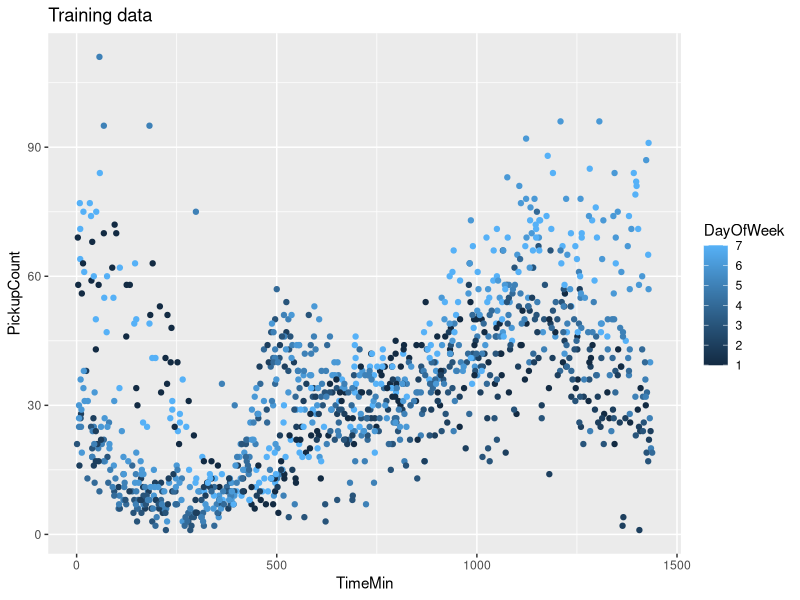
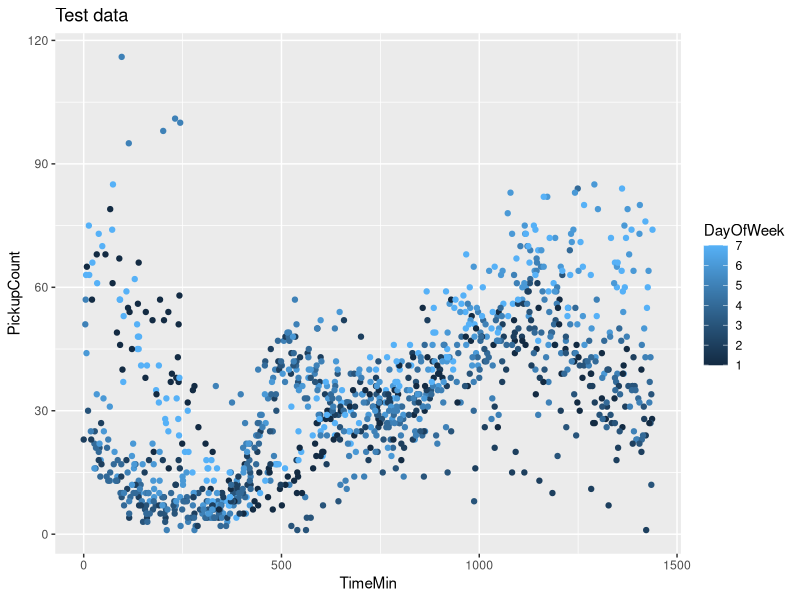
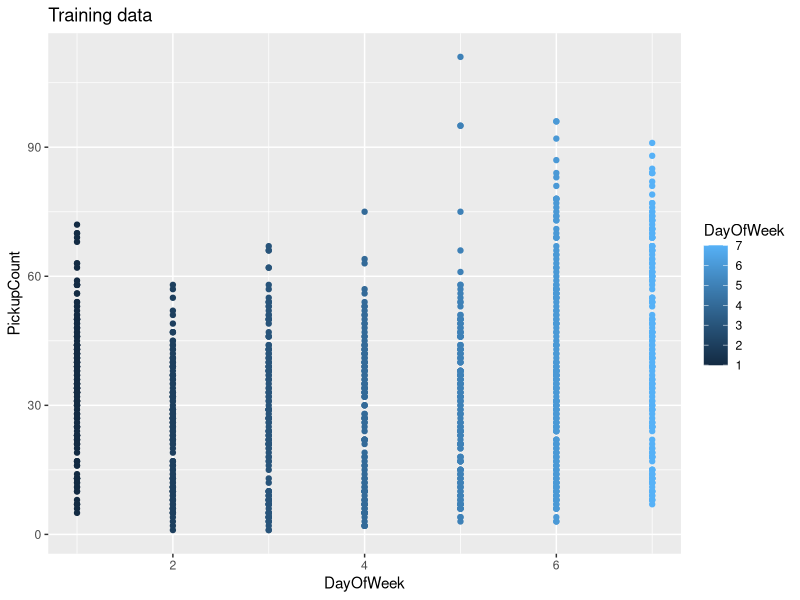
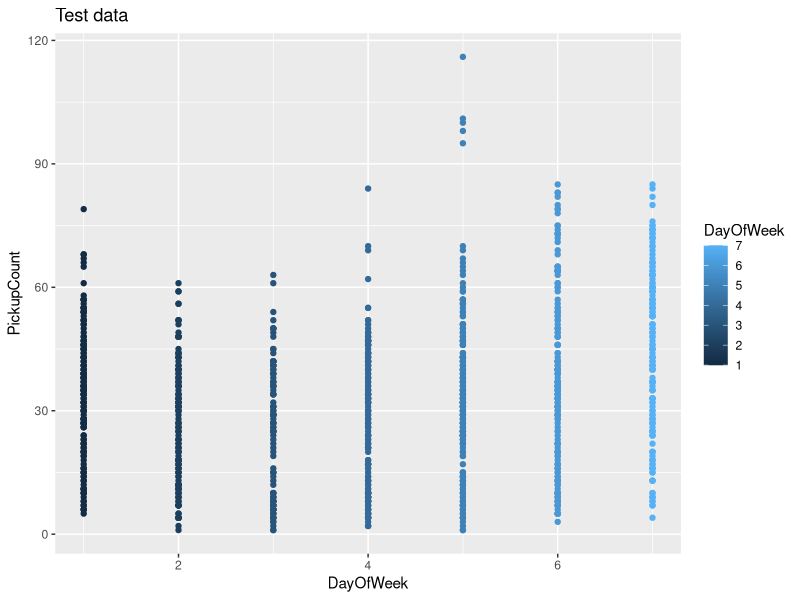
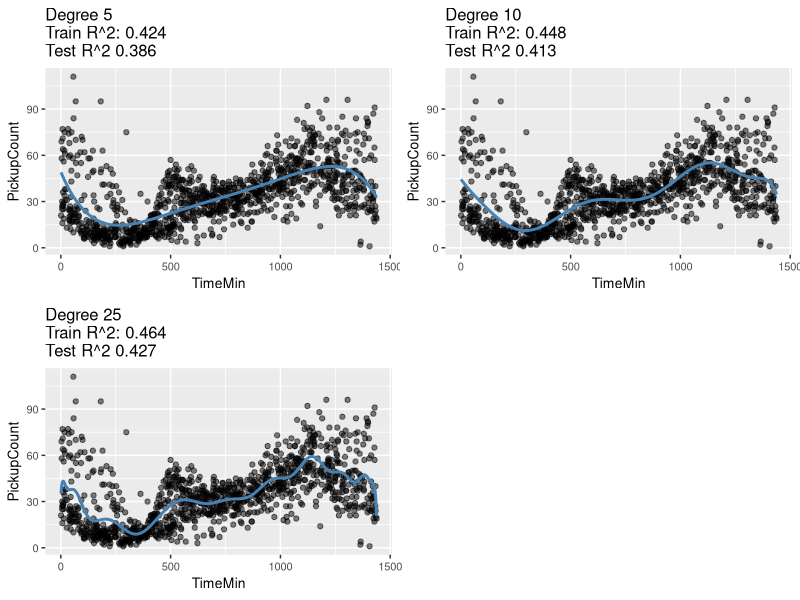
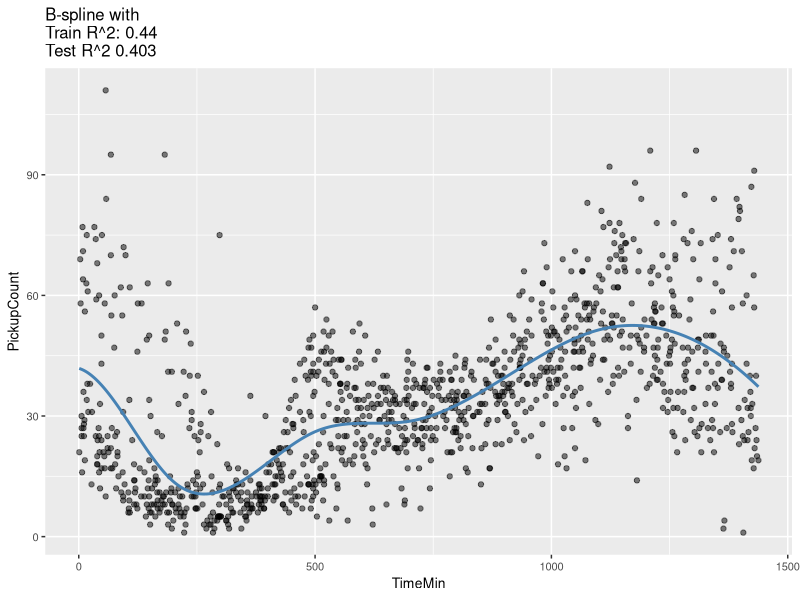
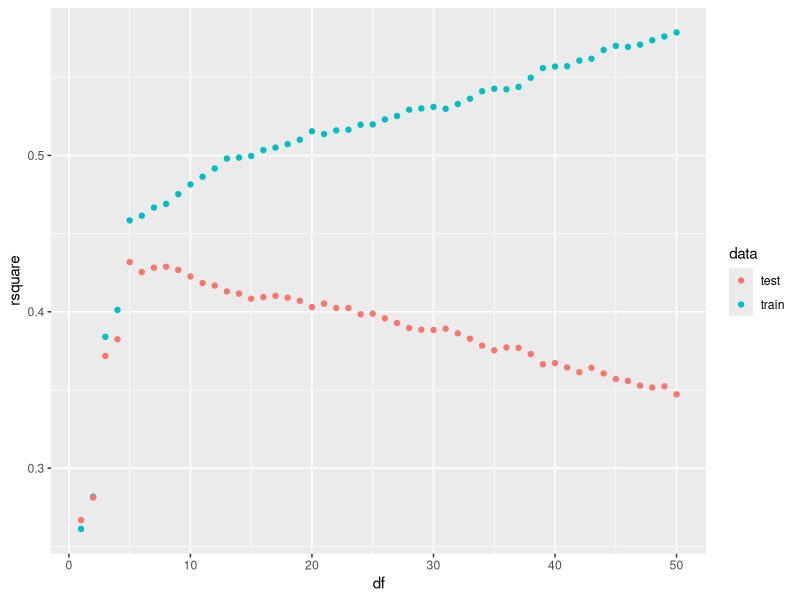
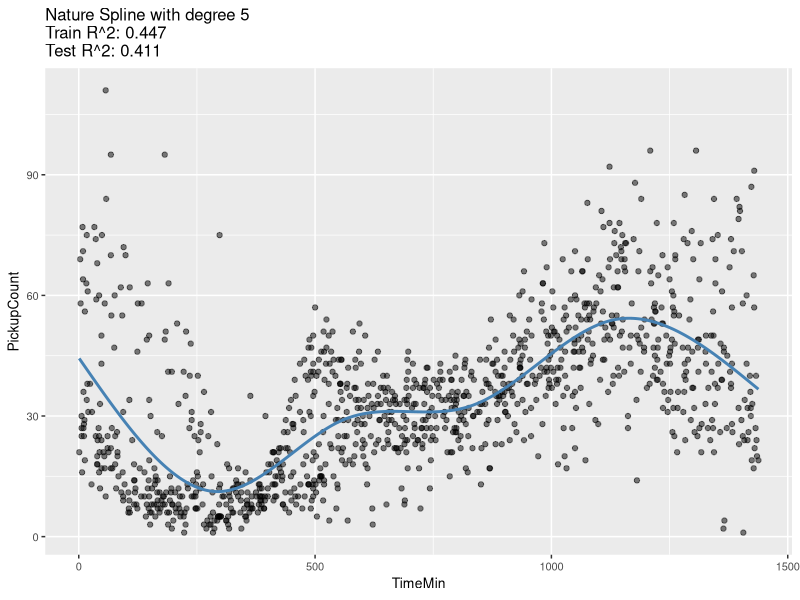

Reproduce these figures in R, in order.
## ---- chunk 1
# Import data
train <- read.csv("./CS109b-hw1-datasets/dataset_1_train.txt", sep = ",")
test <- read.csv("./CS109b-hw1-datasets/dataset_1_test.txt", sep = ",")

# Check structure of data
str(train)
str(test)

# Check for any  missing values 
sum(is.na(train))
sum(is.na(test))
## ---- chunk 2
library(ggplot2)

ggplot(train, mapping = aes(x = TimeMin, y = PickupCount)) +
  geom_point(aes(color = DayOfWeek))+
  ggtitle('Training data')

ggplot(test, mapping = aes(x = TimeMin, y = PickupCount)) +
  geom_point(aes(color = DayOfWeek)) +
  ggtitle('Test data')

ggplot(train, aes(x = DayOfWeek, y = PickupCount)) +
geom_point(aes(color=DayOfWeek))+
  ggtitle('Training data')

ggplot(test, aes(x = DayOfWeek, y = PickupCount)) +
geom_point(aes(color=DayOfWeek))+
  ggtitle('Test data')
## ---- chunk 3
### Function to compute R^2 for observed and predicted responses
rsq = function(y, predict) { 
  tss = sum((y - mean(y))^2, na.rm = TRUE) 
  rss = sum((y-predict)^2, na.rm = TRUE) 
  r_squared = 1 - rss/tss
  # return(r_squared) 
  return(round(r_squared, 3))
}
## ---- chunk 4
train_poly <- train
test_poly <- test

# Function that trains a polynomila model based on the degree specified 
# and use the model to predict on the test set, store the predicted value as a new column
# and calculates the r2 value of both the train and the test datasets
# returns a graph to plot 
poly_pred = function(d){
  # Train Model
  mod.poly <- lm(PickupCount ~ poly(TimeMin, degree = d), data = train)
  train_poly <- transform(train_poly, pred.poly = predict(mod.poly))
  train.poly.r2 <- rsq(train_poly$PickupCount, train_poly$pred.poly)
  
  # Predict on Test dataset
  test_poly <- transform(test_poly, pred.poly = predict(mod.poly, newdata = test))
  test.poly.r2 <- rsq(test_poly$PickupCount, test_poly$pred.poly)
  
  # Visualization
  p = ggplot(train_poly, aes(x = TimeMin, y = PickupCount))+
    geom_point(alpha = 0.5)+
    geom_line(aes(y = pred.poly), color = 'steelblue', size = 1)+
    ggtitle(paste('Degree', d, '\nTrain R^2:', train.poly.r2, '\nTest R^2', 
                  test.poly.r2))+
    theme(text = element_text(size=10))
  return(p)
}

# Visualization for Polynomial degrees 5, 10, and 25
degrees = c(5, 10, 25)

p1 <- poly_pred(degrees[1])
p2 <- poly_pred(degrees[2])
p3 <- poly_pred(degrees[3])

library(gridExtra)
grid.arrange(p1, p2, p3, ncol = 2)
## ---- chunk 5
train_bs <- train
test_bs <- test

library(splines)
# Train model
mod.bs <- lm(PickupCount ~ bs(TimeMin, knots = c(200, 500, 700, 1100)), data = train)

# Train dataset
train_bs <- transform(train_bs, pred.bs = predict(mod.bs))
train.bs.r2 <- rsq(train_bs$PickupCount, train_bs$pred.bs)

# Test dataset
test_bs <- transform(test_bs, pred.bs = predict(mod.bs, newdata = test))
test.bs.r2 <- rsq(test_bs$PickupCount, test_bs$pred.bs)

# Visualization
ggplot(train_bs, aes(x = TimeMin, y = PickupCount))+
  geom_point(alpha = 0.5)+
  geom_line(aes(y = pred.bs), color = 'steelblue', size = 1)+
  ggtitle(paste('B-spline with \nTrain R^2:', 
                train.bs.r2, '\nTest R^2', test.bs.r2))+
  theme(text = element_text(size=10))
## ---- chunk 6
# Function to calculate R^2 of test set
rsq_pred = function(model, data, y) {
  y <- data[[y]]
  predict <- predict(model, newdata = data)
  tss = sum((y - mean(y))^2, na.rm = TRUE)
  rss = sum((y-predict)^2, na.rm = TRUE)
  rsq_ = max(0, 1 - rss/tss)
  return(round(rsq_, 3))
}
## ---- chunk 7
## create 5 partitions
train$splits <- cut(sample(1:nrow(train), 
                           nrow(train)), 
                    breaks = 5, 
                    labels = FALSE)

#Next, define a function to fit a model with given df and calculate R-square.

model.performance <- function(df, train, test) {
  mod <- lm(PickupCount ~ ns(TimeMin, df = df), data = train)
  
  c(train.r2 = rsq_pred(mod, train, "PickupCount"),
    test.r2 = rsq_pred(mod, test, "PickupCount"))
}

## iterate over the splits, holding each one out as the test set.
dfs <- 1:50

perform.5fold <- lapply(unique(train$splits), function(split) {
  train_select <- train$split == split
  ns.train <- train[train_select, ]
  ns.test <- train[-train_select, ]
  data.frame(t(sapply(dfs, model.performance, 
                      train = ns.train,
                      test = ns.test)),
             df = dfs)
}
)

## collect the k sets of model statistics in a data.frame
perform.5fold <- do.call(rbind, perform.5fold)

## aggregate across the k sets, averaging model statistics for each df
perform.5fold <- lapply(split(perform.5fold, perform.5fold$df),
                        function(x) {
                          data.frame(rsquare = c(mean(x$train.r2),
                                                 mean(x$test.r2)),
                                     data = c("train", "test"),
                                     df = unique(x$df))
                        })

## collect the results
perform.5fold <- do.call(rbind, perform.5fold)

## plot the results
ggplot(perform.5fold, aes(x = df, y = rsquare, color = data)) +
  geom_point()
## ---- chunk 8
train_ns <- train
test_ns <- test

# Training model with df = 5
mod.ns5 <- lm(PickupCount ~ ns(TimeMin, df = 5), data = train)

# Train
train_ns5 <- transform(train_ns, pred.ns5 = predict(mod.ns5))
train.ns5.r2 <- rsq(train_ns5$PickupCount, train_ns5$pred.ns5)

# Test 
test_ns5 <- transform(test_ns, pred.ns5 = predict(mod.ns5, newdata = test))
test.ns5.r2 <- rsq(test_ns5$PickupCount, test_ns5$pred.ns5)

ggplot(train_ns5, aes(x = TimeMin, y = PickupCount))+
  geom_point(alpha = 0.5)+
  geom_line(aes(y = pred.ns5), color = 'steelblue', size = 1)+
  ggtitle(paste('Nature Spline with degree 5 \nTrain R^2:', 
                train.ns5.r2, '\nTest R^2:', test.ns5.r2))+
  theme(text = element_text(size=10))

## ---- chunk 9
train_sp <- train
test_sp <- test

# Build model 
fit.sp <- smooth.spline(train$PickupCount ~ train$TimeMin, cv = TRUE) #what's ordinary (TRUE) or ‘generalized’ cross-validation (GCV)? 

train_sp <- transform(train_sp, pred.sp = fitted(fit.sp))
test_sp <- transform(test_sp, pred.sp = predict(fit.sp, test$TimeMin)$y)

# Calculate R^2 
train_sp.r2 <- rsq(train$PickupCount, fitted(fit.sp))
test_sp.r2 <- rsq(test$PickupCount, predict(fit.sp, test$TimeMin)$y)

ggplot(train_sp, aes(x = TimeMin, y = PickupCount))+
  geom_point()+
  geom_line(aes(y = pred.sp), color = 'steelblue', size = 2)+
  ggtitle(paste('Smoothing Spline with CV \nTraining R^2:', train_sp.r2, 
                'Test R^2:', test_sp.r2, 
                '\nBest Spar =', round(fit.sp$spar,3)))

## ---- chunk 10
### Function for k-fold cross-validation to tune span parameter in loess
crossval_loess = function(train, param_val, k) {
  # Input: 
  #   Training data frame: 'train', 
  #   Vector of span parameter values: 'param_val', 
  #   Number of CV folds: 'k'
  # Output: 
  #   Vector of R^2 values for the provided parameters: 'cv_rsq'
  num_param = length(param_val) # Number of parameters
  set.seed(109) # Set seed for random number generator
  
  # Divide training set into k folds by sampling uniformly at random
  # folds[s] has the fold index for train instance 's'
  folds = sample(1:k, nrow(train), replace = TRUE) 
  
  cv_rsq = rep(0., num_param) # Store cross-validated R^2 for different parameter values
  
  # Iterate over parameter values
  for(i in 1:num_param){
    # Iterate over folds to compute R^2 for parameter
    for(j in 1:k){
      # Fit model on all folds other than 'j' with parameter value param_val[i]
      model.loess = loess(PickupCount ~ TimeMin, span = param_val[i], 
                          data = train[folds!=j, ], 
                          control = loess.control(surface="direct"))
      
      # Make prediction on fold 'j'
      pred = predict(model.loess, train$TimeMin[folds == j])
      
      # Compute R^2 for predicted values
      cv_rsq[i] = cv_rsq[i] + rsq(train$PickupCount[folds == j], pred)
    }
    
    # Average R^2 across k folds
    cv_rsq[i] = cv_rsq[i] / k
  }
  
  # Return cross-validated R^2 values
  return(cv_rsq)
}
## ---- chunk 11
# Perform 5-fold cross validation using the loess model
spans <- seq(0.1, 1, by=0.05)
cv_rsq = crossval_loess(train, spans, 5)

# Combine as a dataframe
loess_cv <- data.frame(param_val = spans, cv = cv_rsq)

# Visualization 
ggplot(loess_cv, aes(x = spans, y = cv))+
  geom_point()+
  ggtitle(paste('Loess model cross-validation R^2 score 
                \nMax R^2 =', max(loess_cv$cv), 'at span =', 
                loess_cv$param_val[loess_cv$cv == max(loess_cv$cv)]))
## ---- chunk 12
train_loess <- train
test_loess <- test

# Training model with df = 5
mod.loess <- loess(PickupCount ~ TimeMin, span = 0.25, data = train)

# Train
train_loess <- transform(train_loess, pred.loess = predict(mod.loess))
train.loess.r2 <- rsq(train_loess$PickupCount, train_loess$pred.loess)

# Test 
test_loess <- transform(test_loess, pred.loess = predict(mod.loess, newdata = test))
test.loess.r2 <- rsq(test_loess$PickupCount, test_loess$pred.loess)

ggplot(train_loess, aes(x = TimeMin, y = PickupCount))+
  geom_point(alpha = 0.5)+
  geom_line(aes(y = pred.loess), color = 'steelblue', size = 1)+
  ggtitle(paste('Loess model with span = 0.25 \nTrain R^2:', train.loess.r2, '\nTest R^2:', test.loess.r2))+
  theme(text = element_text(size=10))
## ---- chunk 13
data.frame('Models' = c('Poly 5', 'Poly 10', 'Poly 25', 
                        'B-Spline', 'N-Spline', 'Smooth.Spline', 'Loess'),
           'Train R2' = c(0.424, 0.448, 0.464, 0.440, 0.447, 0.425, 0.456),
           'Test R2' = c(0.386, 0.413, 0.427, 0.403, 0.411, 0.425, 0.427))
## ---- chunk 14
# We use the best span from Part 1A: 0.25 
span = 0.25

# Divide train and test datasets into train.wkday, train.wkend, test.wkday, test.wkend
train.wkend <- train[train$DayOfWeek == 6 | train$DayOfWeek == 7, ]
train.wkday <- train[train$DayOfWeek == 1 | train$DayOfWeek == 2 |
                       train$DayOfWeek == 3 | train$DayOfWeek == 4 |
                       train$DayOfWeek == 5, ]

test.wkend <- test[test$DayOfWeek == 6 | test$DayOfWeek == 7, ]
test.wkday <- test[train$DayOfWeek == 1 | test$DayOfWeek == 2 |
                     test$DayOfWeek == 3 | test$DayOfWeek == 4 |
                     test$DayOfWeek == 5, ]
## ---- chunk 15
# Weekday model
train_loess_wkday <- train.wkday
test_loess_wkday <- test.wkday

mod.wkday <- loess(PickupCount ~ TimeMin, span = 0.25, data = train.wkday)

# Train
train_loess_wkday <- transform(train_loess_wkday, pred.wkday = predict(mod.wkday))
train.loess_wkday.r2 <- rsq(train_loess_wkday$PickupCount, train_loess_wkday$pred.wkday)

# Test 
test_loess_wkday <- transform(test_loess_wkday, 
                              pred.wkday = predict(mod.wkday, newdata = test.wkday))
test.loess_wkday.r2 <- rsq(test_loess_wkday$PickupCount, test_loess_wkday$pred.wkday) 

ggplot(train_loess_wkday, aes(x = TimeMin, y = PickupCount))+
  geom_point(alpha = 0.5)+
  geom_line(aes(y = pred.wkday), color = 'steelblue', size = 1)+
  ggtitle(paste('WEEKDAY Loess model with span = 0.25 \nTrain R^2:', 
                train.loess_wkday.r2, '\nTest R^2:', test.loess_wkday.r2))+
  theme(text = element_text(size=10))

## ---- chunk 16
# Weekday model
train_loess_wkend <- train.wkend
test_loess_wkend <- test.wkend

mod.wkend <- loess(PickupCount ~ TimeMin, span = 0.25, data = train.wkend)

# Train
train_loess_wkend <- transform(train_loess_wkend, pred.wkend = predict(mod.wkend))
train.loess_wkend.r2 <- rsq(train_loess_wkend$PickupCount, train_loess_wkend$pred.wkend) 

# Test 
test_loess_wkend <- transform(test_loess_wkend, 
                              pred.wkend = predict(mod.wkend, newdata = test.wkend))
test.loess_wkend.r2 <- rsq(test_loess_wkend$PickupCount, test_loess_wkend$pred.wkend) 

ggplot(train_loess_wkend, aes(x = TimeMin, y = PickupCount))+
  geom_point(alpha = 0.5)+
  geom_line(aes(y = pred.wkend), color = 'steelblue', size = 1)+
  ggtitle(paste('WEEKEND Loess model with span = 0.25 \nTrain R^2:', 
                train.loess_wkend.r2, '\nTest R^2:', 
                test.loess_wkend.r2))+
  theme(text = element_text(size=10))

## ---- chunk 17
test.wkday.r2 <- rsq_pred(mod.loess, test.wkend, 'PickupCount')
test.wkend.r2 <- rsq_pred(mod.loess, test.wkday, 'PickupCount')

paste('Using the loess model in Part A, the weekday R^2 is', 
      test.wkday.r2, 'the weekend R^2 is', test.wkend.r2)

## ---- chunk 18
# Import data
train <- read.csv("./CS109b-hw1-datasets/dataset_2_train.txt", sep = "\t")
test <- read.csv("./CS109b-hw1-datasets/dataset_2_test.txt", sep = "\t")

# Check structure of data
str(train)
str(test)

# Check for any  missing values 
sum(is.na(train))
sum(is.na(test))
## ---- chunk 19

# Population
p1<- ggplot(train, aes(x = Population, y = ViolentCrimesPerPop))+
  geom_point(alpha = 0.5, color = 'steelblue')+
  ggtitle('Population')+
  xlim(0, 1)

# PercentageBlack
p2 <- ggplot(train, aes(x = PercentageBlack, y = ViolentCrimesPerPop))+
  geom_point(alpha = 0.5, color = 'steelblue')+
  ggtitle('PercentageBlack')+
  xlim(0, 1)

# PercentageWhite
p3 <- ggplot(train, aes(x = PercentageWhite, y = ViolentCrimesPerPop))+
  geom_point(alpha = 0.5, color = 'steelblue')+
  ggtitle('PercentageWhite')+
  xlim(0, 1)

# PercentageAsian
p4 <- ggplot(train, aes(x = PercentageAsian, y = ViolentCrimesPerPop))+
  geom_point(alpha = 0.5, color = 'steelblue')+
  ggtitle('PercentageAsian')+
  xlim(0, 1)

# PercentageHispanic
p5 <- ggplot(train, aes(x = PercentageHispanic, y = ViolentCrimesPerPop))+
  geom_point(alpha = 0.5, color = 'steelblue')+
  ggtitle('PercentageHispanic')+
  xlim(0, 1)

# PercentageUrban
p6 <- ggplot(train, aes(x = PercentageUrban, y = ViolentCrimesPerPop))+
  geom_point(alpha = 0.5, color = 'steelblue')+
  ggtitle('PercentageUrban')+
  xlim(0, 1)

# MedIncome
p7 <- ggplot(train, aes(x = MedIncome, y = ViolentCrimesPerPop))+
  geom_point(alpha = 0.5, color = 'steelblue')+
  ggtitle('MedIncome')+
  xlim(0, 1)

grid.arrange(p1, p2, p3, p4, p5, p6, p7, ncol = 3)
## ---- chunk 20
# Train model
mod.linear <- lm(ViolentCrimesPerPop ~ Population + 
                   PercentageBlack + PercentageWhite + 
                   PercentageAsian + PercentageHispanic + 
                   PercentageUrban + MedIncome, data = train )

# Calculate R^2 on train and test sets
train.linear.r2 <- rsq_pred(mod.linear, train, 'ViolentCrimesPerPop')
test.linear.r2 <- rsq_pred(mod.linear, test, 'ViolentCrimesPerPop')

print(paste('Train R^2:', train.linear.r2, '\nTest R^2:', test.linear.r2))
## ---- chunk 21
# Train model
mod.p2 <- lm(ViolentCrimesPerPop ~ poly(Population, degree = 2) + 
               poly(PercentageBlack, degree = 2) +
               poly(PercentageWhite, degree = 2) +
               poly(PercentageAsian, degree = 2) + 
               poly(PercentageHispanic, degree = 2) +
               poly(PercentageUrban, degree = 2) + 
               poly(MedIncome, degree = 2),
             data = train)

# Calculate R^2 on train and test sets
train.p2.r2 <- rsq_pred(mod.p2, train, 'ViolentCrimesPerPop')
test.p2.r2 <- rsq_pred(mod.p2, test, 'ViolentCrimesPerPop')

print(paste('Train R^2:', train.p2.r2, '\nTest R^2:', test.p2.r2))
## ---- chunk 22
# Train model 
mod.p3 <- lm(ViolentCrimesPerPop ~ poly(Population, degree = 3) + 
               poly(PercentageBlack, degree = 3) +
               poly(PercentageWhite, degree = 3) +
               poly(PercentageAsian, degree = 3) + 
               poly(PercentageHispanic, degree = 3) +
               poly(PercentageUrban, degree = 3) + 
               poly(MedIncome, degree = 3),
             data = train)

# Calculate R^2 on train and test sets
train.p3.r2 <- rsq_pred(mod.p3, train, 'ViolentCrimesPerPop')
test.p3.r2 <- rsq_pred(mod.p3, test, 'ViolentCrimesPerPop')

print(paste('Train R^2:', train.p3.r2, '\nTest R^2:', test.p3.r2))
## ---- chunk 23
# Train model
bs_degree <- function(d){
  mod.bs <- lm(ViolentCrimesPerPop ~ bs(Population, df = d) + 
                 bs(PercentageBlack, df = d) +
                 bs(PercentageWhite, df = d) +
                 bs(PercentageAsian, df = d) + 
                 bs(PercentageHispanic, df = d) +
                 bs(PercentageUrban, df = d) + 
                 bs(MedIncome, df = d),
               data = train)
  
  # Test dataset
  train.bs.r2 <- rsq_pred(mod.bs, train, 'ViolentCrimesPerPop')
  test.bs.r2 <- rsq_pred(mod.bs, test, 'ViolentCrimesPerPop')
  
  
  return(c(train.bs.r2, test.bs.r2))
}

bs_degree(3)
bs_degree(5)
bs_degree(7)
## ---- chunk 24
# Table of R^2 score on test datasets 
data.frame('Method' = c('Linear Model', 'Poly 2', 'Poly 3', 
                        'B-Spline Degree 3', 'B-Spline Degree 5', 'B-Spline Degree 7'),
           'Test R2' = c(test.linear.r2, test.p2.r2, test.p3.r2, 
                         bs_degree(3)[[2]], bs_degree(5)[[2]], bs_degree(7)[[2]]))

## ---- chunk 25
# Function for k-fold cross-validation to tune span parameter in gam
library(gam)
crossval_gam = function(train, param_val, k) {
  # Input: 
  #   Training data frame: 'train', 
  #   Vector of span parameter values: 'param_val', 
  #   Number of CV folds: 'k'
  # Output: 
  #   Vector of R^2 values for the provided parameters: 'cv_rsq'
  
  num_param = length(param_val) # Number of parameters
  set.seed(109) # Set seed for random number generator
  
  # Divide training set into k folds by sampling uniformly at random
  # folds[s] has the fold index for train instance 's'
  folds = sample(1:k, nrow(train), replace = TRUE) 
  
  cv_rsq = rep(0., num_param) # Store cross-validated R^2 for different parameter values
  
  # Iterate over parameter values
  for(i in 1:num_param){
    # Iterate over folds to compute R^2 for parameter
    for(j in 1:k){
      # Fit model on all folds other than 'j' with parameter value param_val[i]
      mod_formula = as.formula(paste0('ViolentCrimesPerPop ~ 
s(Population, spar = ', param_val[i],') + 
s(PercentageBlack, spar = ', param_val[i], ') + 
                       s(PercentageWhite, spar = ', param_val[i], ')+ 
                       s(PercentageAsian, spar = ', param_val[i], ') + 
                       s(PercentageHispanic, spar =', param_val[i], ') + 
                       s(PercentageUrban, spar =', param_val[i], ') + 
                       s(MedIncome, spar =', param_val[i], ')'))
      
      mod.gam <- gam(mod_formula, data = train[folds!=j, ])
      
      # Make prediction on fold 'j'
      pred = predict(mod.gam, train[folds == j,]) ### 
      
      # Compute R^2 for predicted values
      cv_rsq[i] = cv_rsq[i] + rsq(train$ViolentCrimesPerPop[folds == j], pred)
    }
    
    # Average R^2 across k folds
    cv_rsq[i] = cv_rsq[i] / k
  }
  
  # Return cross-validated R^2 values
  return(cv_rsq)
}


# Use crossval_gam function to determin the best spar value 
spars <- seq(0.3, 1, by = 0.1)
gam.cv.r2 <- crossval_gam(train, param_val = spars, k = 5)

plot(spars, gam.cv.r2, type = "b")
spar.best <- spars[which(gam.cv.r2 == max(gam.cv.r2))]

spar.best
gam.cv.r2

## ---- chunk 26
# Train model using the best spar value determined by CV  

mod_formula = as.formula(paste0('ViolentCrimesPerPop ~ 
s(Population, spar = ', spar.best,') + 
s(PercentageBlack, spar = ', spar.best, ') + 
s(PercentageWhite, spar = ', spar.best, ')+ 
s(PercentageAsian, spar = ', spar.best, ') + 
s(PercentageHispanic, spar =', spar.best, ') +
s(PercentageUrban, spar =', spar.best, ') + 
s(MedIncome, spar =', spar.best, ')'))

mod.gam.best <- gam(mod_formula, data = train)

plot(mod.gam.best, se=TRUE)

rsq_pred(mod.gam.best, test, 'ViolentCrimesPerPop')

## ---- chunk 27
mod.gam.best[['coefficients']]
## ---- chunk 28
anova(mod.linear, mod.gam.best, test="Chi")
## ---- chunk 29
# Function for k-fold cross-validation to tune span parameter in gam
crossval_gam_leaveout = function(train, param_val, k) {
  # Input: 
  #   Training data frame: 'train', 
  #   Vector of span parameter values: 'param_val', 
  #   Number of CV folds: 'k'
  # Output: 
  #   Vector of R^2 values for the provided parameters: 'cv_rsq'
  
  num_param = length(param_val) # Number of parameters
  set.seed(109) # Set seed for random number generator
  
  # Divide training set into k folds by sampling uniformly at random
  # folds[s] has the fold index for train instance 's'
  folds = sample(1:k, nrow(train), replace = TRUE) 
  
  cv_rsq = rep(0., num_param) # Store cross-validated R^2 for different parameter values
  
  # Iterate over parameter values
  for(i in 1:num_param){
    # Iterate over folds to compute R^2 for parameter
    for(j in 1:k){
      # Fit model on all folds other than 'j' with parameter value param_val[i]
      
      mod_formula = as.formula(paste0('ViolentCrimesPerPop ~ 
s(Population, spar = ', param_val[i],') + 
                       s(PercentageBlack, spar =', param_val[i],') + 
                       s(PercentageWhite, spar =', param_val[i],')+ 
                       s(PercentageHispanic, spar =', param_val[i],') + 
                       s(MedIncome, spar =', param_val[i],')'))
      mod.gam <- gam(mod_formula, data = train[folds!=j, ]) 
      
      # Make prediction on fold 'j'
      pred = predict(mod.gam, train[folds == j,]) ### 
      
      # Compute R^2 for predicted values
      cv_rsq[i] = cv_rsq[i] + rsq(train$ViolentCrimesPerPop[folds == j], pred)
    }
    
    # Average R^2 across k folds
    cv_rsq[i] = cv_rsq[i] / k
  }
  
  # Return cross-validated R^2 values
  return(cv_rsq)
}


# Use crossval_gam function to determin the best spar value 
spars <- seq(0.3, 1, by = 0.1)
gam.cv.leaveout.r2 <- crossval_gam_leaveout(train, param_val = spars, k = 5)

plot(spars, gam.cv.leaveout.r2 , type = "b")
spar.leaveout.best <- spars[which(gam.cv.leaveout.r2 == max(gam.cv.leaveout.r2))]

spar.leaveout.best
## ---- chunk 30
# Built model with best spar 

mod_formula <- as.formula(paste0(
  'ViolentCrimesPerPop ~ s(Population, spar =', spar.leaveout.best,')+ 
s(PercentageBlack, spar =', spar.leaveout.best,') + 
                       s(PercentageWhite, spar =', spar.leaveout.best,')+ 
                       s(PercentageHispanic, spar =', spar.leaveout.best,') + 
                       s(MedIncome, spar =', spar.leaveout.best,')'))

mod.gam.leaveout <- gam(mod_formula, data = train)
## ---- chunk 31
anova(mod.gam.best, mod.gam.leaveout, test="Chi")
## ---- chunk 32
# Function for k-fold cross-validation to tune span parameter in gam
crossval_lo = function(train, param_val, k) {
  # Input: 
  #   Training data frame: 'train', 
  #   Vector of span parameter values: 'param_val', 
  #   Number of CV folds: 'k'
  # Output: 
  #   Vector of R^2 values for the provided parameters: 'cv_rsq'
  
  num_param = length(param_val) # Number of parameters
  set.seed(103) # Set seed for random number generator
  
  # Divide training set into k folds by sampling uniformly at random
  # folds[s] has the fold index for train instance 's'
  folds = sample(1:k, nrow(train), replace = TRUE) 
  
  cv_rsq = rep(0., num_param) # Store cross-validated R^2 for different parameter values
  
  # Iterate over parameter values
  for(i in 1:num_param){
    # Iterate over folds to compute R^2 for parameter
    for(j in 1:k){
      # Fit model on all folds other than 'j' with parameter value param_val[i]
      
      mod_formula <- as.formula(paste0(
'ViolentCrimesPerPop ~ s(Population, spar =', spar.best,')+
                       s(PercentageBlack, spar =', spar.best,') + 
                       s(PercentageWhite, spar =', spar.best,')+ 
                       s(PercentageAsian, spar =', spar.best,')+ 
                       s(PercentageHispanic, spar =', spar.best,') + 
                       s(PercentageUrban, spar =', spar.best,')+ 
                       s(MedIncome, spar =', spar.best,')+
                       lo(Population, PercentageUrban, MedIncome, span =', param_val[i],')'))
      
      mod.gam <- gam(mod_formula,data = train[folds!=j, ])
      
      # Make prediction on fold 'j'
      pred = predict(mod.gam, train[folds == j,]) ### 
      
      # Compute R^2 for predicted values
      cv_rsq[i] = cv_rsq[i] + rsq(train$ViolentCrimesPerPop[folds == j], pred)
    }
    
    # Average R^2 across k folds
    cv_rsq[i] = cv_rsq[i] / k
  }
  
  return(cv_rsq)
}
## ---- chunk 33
# Perform 5-fold CV 
spans <- seq(0.2, 0.8, by = 0.1)
gam.lo.rsq <- crossval_lo(train, param_val = spans, k = 5)

# Identify the best span 
plot(spans, gam.lo.rsq, type = 'b')
span.best <- spans[which(gam.lo.rsq == max(gam.lo.rsq))]
print(paste('List of R^2 values:'))
gam.lo.rsq
print(paste('Best span =', span.best))
## ---- chunk 34

mod_formula <- as.formula(paste0(
'ViolentCrimesPerPop ~ s(Population, spar = ',spar.best,')+
                       s(PercentageBlack, spar = ', spar.best,') + 
                       s(PercentageWhite, spar = ', spar.best,')+ 
                       s(PercentageAsian, spar = ', spar.best,')+ 
                       s(PercentageHispanic, spar = ', spar.best,') + 
                       s(PercentageUrban, spar = ', spar.best,')+ 
                       s(MedIncome, spar = ', spar.best,')+
                       lo(Population, PercentageUrban, MedIncome, span = ', span.best,')'))
mod.gam.lo <- gam(mod_formula,data = train)

mod.gam.lo.r2 <- rsq(test$ViolentCrimesPerPop, predict(mod.gam.lo, newdata = test))
print(paste('R2 value of mod.gam.lo:', mod.gam.lo.r2))
## ---- chunk 35
anova(mod.gam.best, mod.gam.lo)
## ---- chunk 36

# Function for k-fold cross-validation to tune span parameter in gam
crossval_lo2 = function(train, param_val, k) {
  # Input: 
  #   Training data frame: 'train', 
  #   Vector of span parameter values: 'param_val', 
  #   Number of CV folds: 'k'
  # Output: 
  #   Vector of R^2 values for the provided parameters: 'cv_rsq'
  
  num_param = length(param_val) # Number of parameters
  set.seed(103) # Set seed for random number generator
  
  # Divide training set into k folds by sampling uniformly at random
  # folds[s] has the fold index for train instance 's'
  folds = sample(1:k, nrow(train), replace = TRUE) 
  
  cv_rsq = rep(0., num_param) # Store cross-validated R^2 for different parameter values
  
  # Iterate over parameter values
  for(i in 1:num_param){
    # Iterate over folds to compute R^2 for parameter
    for(j in 1:k){
      # Fit model on all folds other than 'j' with parameter value param_val[i]
      mod_formula <- as.formula(paste0(
'ViolentCrimesPerPop ~ s(Population, spar =', spar.best,')+
                       s(PercentageBlack, spar =', spar.best,') + 
                       s(PercentageWhite, spar =', spar.best,')+ 
                       s(PercentageAsian, spar =', spar.best,')+ 
                       s(PercentageHispanic, spar =', spar.best,') + 
                       s(PercentageUrban, spar =', spar.best,')+ 
                       s(MedIncome, spar =', spar.best,')+
                       lo(PercentageBlack, MedIncome, span =', param_val[i],')'))
      
      mod.gam <- gam(mod_formula,data = train[folds!=j, ])
      
      # Make prediction on fold 'j'
      pred = predict(mod.gam, train[folds == j,]) ### 
      
      # Compute R^2 for predicted values
      cv_rsq[i] = cv_rsq[i] + rsq(train$ViolentCrimesPerPop[folds == j], pred)
    }
    
    # Average R^2 across k folds
    cv_rsq[i] = cv_rsq[i] / k
  }
  
  return(cv_rsq)
}
## ---- chunk 37
# Perform 5-fold CV 
spans <- seq(0.2, 0.8, by = 0.1)
gam.lo2.rsq <- crossval_lo2(train, param_val = spans, k = 5)

# Identify the best span 
plot(spans, gam.lo2.rsq, type = 'b')
span.best2 <- spans[which(gam.lo2.rsq == max(gam.lo2.rsq))]
print(paste('List of R^2 values:'))
gam.lo2.rsq
print(paste('Best span =', span.best2))
## ---- chunk 38

mod_formula <- as.formula(paste0(
'ViolentCrimesPerPop ~ s(Population, spar =', spar.best,')+
                       s(PercentageBlack, spar =', spar.best,') + 
                       s(PercentageWhite, spar =', spar.best,')+ 
                       s(PercentageAsian, spar =', spar.best,')+ 
                       s(PercentageHispanic, spar =', spar.best,') + 
                       s(PercentageUrban, spar =', spar.best,')+ 
                       s(MedIncome, spar =', spar.best,')+
                       lo(PercentageBlack, MedIncome, span =', span.best2,')'))

mod.gam.lo2 <- gam(mod_formula,data = train)

mod.gam.lo2.r2 <- rsq(test$ViolentCrimesPerPop, predict(mod.gam.lo2, newdata = test))
print(paste('R2 value of mod.gam.lo:', mod.gam.lo2.r2))
## ---- chunk 39
anova(mod.gam.best, mod.gam.lo2)
